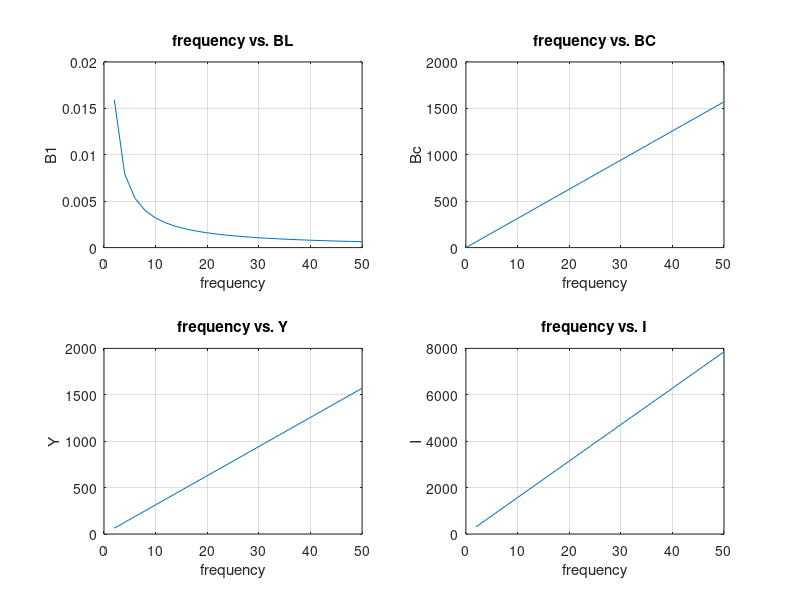

The MATLAB script that drew this image:
%Program to find the Parallel Resonance
clc;
clear all;
close all;
r=input('enter the resistance value----->');
l=input('enter the inductance value------>');
c=input('enter the capacitance value----->');
v=input('enter the input voltage------->');
f=0:2:50;
xl=2*pi*f*l;
xc=(1./(2*pi*f*c));
b1=1./xl;
bc=1./xc;
b=b1-bc; 
g=1/r;
y=sqrt((g^2)+(b.^2));
i=v*y;
subplot(2,2,1);
plot(f,b1);
grid;
xlabel('frequency');
ylabel('B1');
title('frequency vs. BL');
subplot(2,2,2);
plot(f,bc);
grid;
xlabel('frequency');
ylabel('Bc');
title('frequency vs. BC');
subplot(2,2,3);
plot(f,y);
grid;
xlabel('frequency');
ylabel('Y');
title('frequency vs. Y');
subplot(2,2,4);
plot(f,i);
grid;
xlabel('frequency');
ylabel('I');
title('frequency vs. I');

%{
enter the resistance value----->1000
enter the inductance value------>1
enter the capacitance value----->400*10^-6
enter the input voltage------->50
%}

